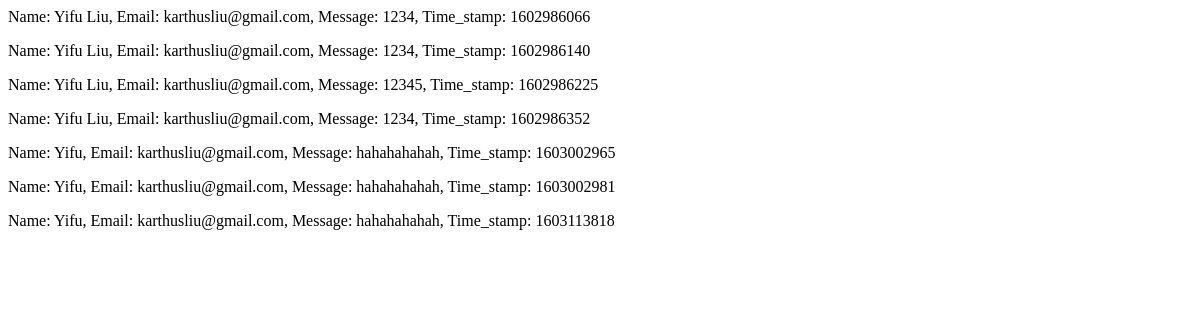
Before: /database with the older database file.
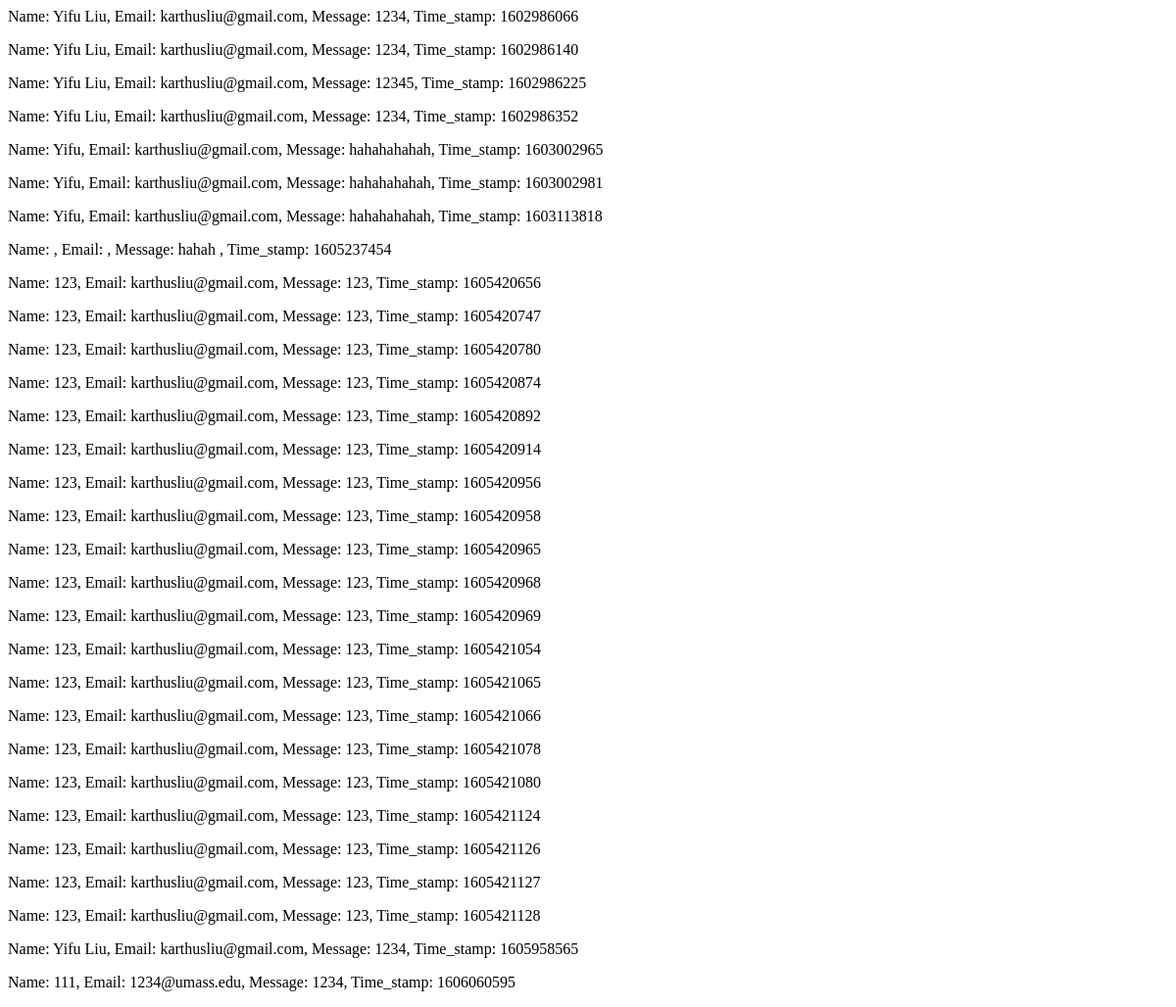
After: the same page with the newer database file.
### main.py (models this page shows, shortened)
class Messages(db.Model):
    name = db.Column(db.String(100))
    email = db.Column(db.String(100))
    msg = db.Column(db.String(100))
    time = db.Column('time', db.Float, primary_key=True)

### main.py (the view)
@app.route("/database", methods=["POST", "GET"])
def message_database():
    all_messages = Messages.query.filter_by().all()
    return render_template("database.html", all_messages=all_messages)

### templates/database.html
{% block content %}
{% for message in all_messages %}
<p>Name: {{message.name}}, Email: {{message.email}}, Message: {{message.msg}}, Time_stamp: {{message.time}}</p>
{% endfor %}
{% endblock %}

Changed rows visible on the page:
added Messages: msg "hahah", time "1605237454"
added Messages: name "123", email "karthusliu@gmail.com", msg "123", time "1605420656"
added Messages: name "123", email "karthusliu@gmail.com", msg "123", time "1605420747"
added Messages: name "123", email "karthusliu@gmail.com", msg "123", time "1605420780"
added Messages: name "123", email "karthusliu@gmail.com", msg "123", time "1605420874"
added Messages: name "123", email "karthusliu@gmail.com", msg "123", time "1605420892"
added Messages: name "123", email "karthusliu@gmail.com", msg "123", time "1605420914"
added Messages: name "123", email "karthusliu@gmail.com", msg "123", time "1605420956"
added Messages: name "123", email "karthusliu@gmail.com", msg "123", time "1605420958"
added Messages: name "123", email "karthusliu@gmail.com", msg "123", time "1605420965"
added Messages: name "123", email "karthusliu@gmail.com", msg "123", time "1605420968"
added Messages: name "123", email "karthusliu@gmail.com", msg "123", time "1605420969"
added Messages: name "123", email "karthusliu@gmail.com", msg "123", time "1605421054"
added Messages: name "123", email "karthusliu@gmail.com", msg "123", time "1605421065"
added Messages: name "123", email "karthusliu@gmail.com", msg "123", time "1605421066"
added Messages: name "123", email "karthusliu@gmail.com", msg "123", time "1605421078"
added Messages: name "123", email "karthusliu@gmail.com", msg "123", time "1605421080"
added Messages: name "123", email "karthusliu@gmail.com", msg "123", time "1605421124"
added Messages: name "123", email "karthusliu@gmail.com", msg "123", time "1605421126"
added Messages: name "123", email "karthusliu@gmail.com", msg "123", time "1605421127"
added Messages: name "123", email "karthusliu@gmail.com", msg "123", time "1605421128"
added Messages: name "Yifu Liu", email "karthusliu@gmail.com", msg "1234", time "1605958565"
added Messages: name "111", email "1234@umass.edu", msg "1234", time "1606060595"
